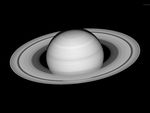
#> input picture codigos-raul/saturn.jpg, 150 x 113 px
$ python ImagingGeometricalOptics.py
#> lines starting #> are read from the running program, lines starting #| are printed output that depends on the picture
# -*- coding: utf-8 -*-
"""
Python script that performs a ray tracing simulation of an object through a biconvex lens, given certain parameters such as the object distance, focal distance, and refractive index.
The code imports the necessary libraries such as numpy and PIL, and defines a function ray_tracing that performs the simulation for a given ray (either principal or parallel) and generates an output image file in PNG format.
The main steps of the code involve computing the power and lens matrix of the biconvex lens, calculating the input and output ray vectors, finding the transversal magnification, and converting the image coordinates to lens coordinates.
The code also loads an input image file (default case: "saturn.jpg"), creates a new output image file, and calls the ray_tracing function twice, once for the principal ray and once for the parallel ray, to generate the final output image.

Created on Mon Sep 23 14:33:38 2019
Modified on Friday July 7th 17:01:54 2023

@author: catrujilla, universidad EAFIT
"""

#Numerical libraries
import numpy as np
import math
from PIL import Image

#Libraries for image interpolation
from scipy.interpolate import griddata
from scipy import interpolate

# Define constant values
CHIEF_RAY = 0
PARALLEL_RAY = 1

def interpolation (pixels):

  arry = np.zeros((width_output, height_output))
  for i in range(width_output):
    for j in range(height_output):
      arry[i,j] = pixels[i,j][0]

  # Get the coordinates of the non-white pixels
  nonwhite_coords = np.argwhere(arry != 255)
  # Get the coordinates of the white pixels
  white_coords = np.argwhere(arry == 255)

  # Get the pixel values of the non-white pixels
  nonwhite_pixels = arry[nonwhite_coords[:,0], nonwhite_coords[:,1]]

  # Interpolate the pixel values of the white pixels
  interpolated_pixels = griddata(nonwhite_coords, nonwhite_pixels, white_coords, method='linear', rescale=True)

  #Change resulting NaN values with some value (zero, for instance)
  interpolated_pixels = np.nan_to_num(interpolated_pixels, nan=127.0)

  #Round interpolated values to integers
  int_out = np.round(interpolated_pixels).astype(int)

  #Fill white pixels locations with interpolated values
  for i in range(int_out.shape[0]):
    pixels[white_coords[i,0], white_coords[i,1] ] = ( int_out[i], int_out[i], int_out[i] )

  #Returne pixels array with interpolated values
  return pixels

def compute_lens_matrix(nl, R1, R2, dl):
    # Power of each interface
    D1 = (nl - 1) / R1
    D2 = (nl - 1) / (-R2)

    # Lens matrix
    a1 = (1 - (D2 * dl) / nl)
    a2 = -D1 - D2 + (D1 * D2 * dl / nl)
    a3 = dl / nl
    a4 = (1 - (D1 * dl) / nl)
    # The lens matrix
    A = np.array([[a1, a2], [a3, a4]])

    return A

#Ray tracing function with spherical aberration
def ray_tracing(width, height, rayo, so, n1, obj, res, nl, R1, R2, dl, aberration, pixels):

    # Iterate over each pixel of the image
    for i in range(width):
        for j in range(height):

            # Get pixel value and calculate its position relative to the center of the image
            pos_x = i
            pos_y = j
            pixel = obj.getpixel((pos_x, pos_y))
            x = pos_x - width/2
            y = pos_y - height/2

            # Calculate the distance from the particular pixel to the center of the object (in pixels)
            r = math.sqrt( x*x + y*y ) + 1 #Rounding correction

            #Input ray vector (point in the object plane)
            y_objeto = r*res # Conversion to real world coordinates

            #SPherical aberration according to Siedel terms
            if aberration and rayo:
              C = 1000  #This is the weight of the aberration (C=0 means no aberration). Recommended: 1000
            else:
              C = 0

            #Focal distance for each point
            f = ((nl - 1) * ((1/R1) - (1/R2)))
            f = f +  (C*(y_objeto**4 - y_objeto**2)) #This is only useful when modeling aberration
            f = 1/f

            #Corrected image distance for each point
            si = (f*so)/(so-f)

            # Compute lens matrix using parameters nl, R1, R2, and dl
            A = compute_lens_matrix(nl, R1, R2, dl)

            # Define propagation matrices after and before the lens
            P2 = np.array([[1,0],[si/n1,1]])
            P1 = np.array([[1,0],[-so/n1,1]])


            if rayo == 0: #principal
                alpha_entrada = math.atan(y_objeto/so) #This ray enters towards the center of the lens
            elif rayo == 1: #parallel
                alpha_entrada = 0 #This ray enters parallel to the optical axis
            V_entrada = np.array([n1*alpha_entrada,y_objeto])

            #Output ray vector calculation
            V_salida = P2.dot(A.dot(P1.dot(V_entrada)))

            #Transversal magnification
            y_imagen = V_salida[1]
            if rayo == 0: #principal
                Mt = (-1)*y_imagen/y_objeto #atan correction
            elif rayo == 1: #parallel
                Mt = y_imagen/y_objeto

            #Conversion from image coordinates to lens coordinates
            x_prime = Mt*x
            y_prime = Mt*y
            pos_x_prime = int(x_prime + width_output/2)
            pos_y_prime = int(y_prime + height_output/2)

            if  pos_x_prime < 0 or pos_x_prime >= width_output:
                continue

            if  pos_y_prime < 0 or pos_y_prime >= height_output:
                continue

            if rayo == 0: #principal
                pixels[pos_x_prime, pos_y_prime] = (int(pixel), int(pixel), int(pixel))
                next
            elif rayo == 1: #parallel
                new_gray = (int(pixel) + pixels[pos_x_prime, pos_y_prime][0])/2
                pix_fin = ( int(new_gray), int(new_gray), int(new_gray) )
                pixels[pos_x_prime, pos_y_prime] = pix_fin

    return pixels

if __name__ == "__main__":

    #Biconvex lens
    R1 = 0.2
    R2 = -0.2
    dl = 0.01
    nl = 1.5

    #Model aberration ?
    aberration = False

    #Interpolation ?
    interpolate = True

    #Pixel size to real world size conversion
    res = 0.0001 #each pixel equals res

    #Computing the lens' focal distance
    f = R1*R2/((R2-R1)*(nl-1))
    print("focal: ", f)

    #Propagation distances before and after the lens
    #Object distance
    so = 0.50

    #To guarantee conjugated planes
    si = (f*so)/(so-f)
    #si = 0.65
    print("si: ", si)

    n1 = 1 #Air index of refraction

    #Magnification
    Mt = -si/so
    print ("Mt: ", Mt)

    #load image (Object!)
    #obj = Image.open("saturn.jpg", "r")
    obj = Image.open("saturn.jpg", "r")
#> obj is the input picture: PIL image 150x113 L; min 0, max 241, mean 49.6
    width, height = obj.size
#> width = 150; height = 113

    width_output = int(width*(abs(Mt)))
#> width_output = 100
    height_output = int(height*(abs(Mt)))
#> height_output = 75

    # Create new Image and a Pixel Map
    image = Image.new("RGB", (width_output, height_output), "white")
#> image: PIL image 100x75 RGB; every value is 255
    pixels = image.load()

    #Compute the image with chief ray
    pixels = ray_tracing(width, height, CHIEF_RAY, so, n1, obj, res, nl, R1, R2, dl, aberration, pixels)

    #Compute the cummulated image with parallel ray
    pixels = ray_tracing(width, height, PARALLEL_RAY, so, n1, obj, res, nl, R1, R2, dl, aberration, pixels)

    #Interpolating
    if (interpolate):
      pixels = interpolation(pixels)
#> after the loop in interpolation, `for i in range(width_output):`:
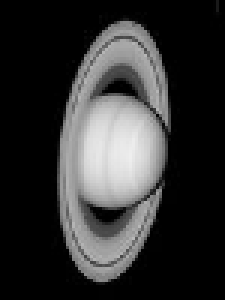
#> arry: shape (100, 75) float64 (shown 3 times larger); min 0, max 238, mean 50
      print ("Interpolation performed")
      pass

    #Save Images to File
    image.save('output.png', format='PNG')
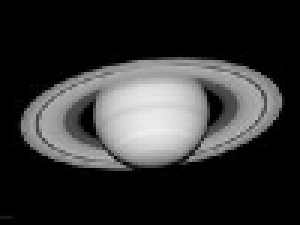
#> saved as output.png: PIL image 100x75 RGB (shown 3 times larger); min 0, max 238, mean 50
